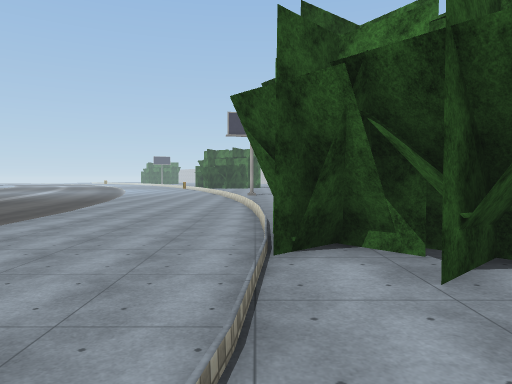
View 1 (above)

21 first-person views from a walk through a Unity game level. The camera is 1.5 m above the floor, tilts 2° down and sees 70° across. The floor is counted in squares, 2 m on a side. Each view is taken from the middle of a square. On the plan, view 1 faces up. The plan holds only what a view shows up to about 11 squares ahead; the rest is blank. The place goes on beyond the plan. The player character is not drawn. Some surface patterns are stand-ins.

View 2
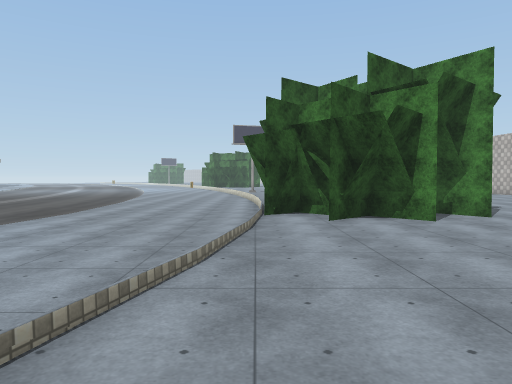

View 3
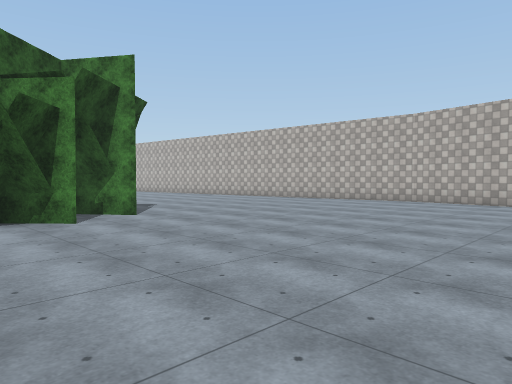

View 4
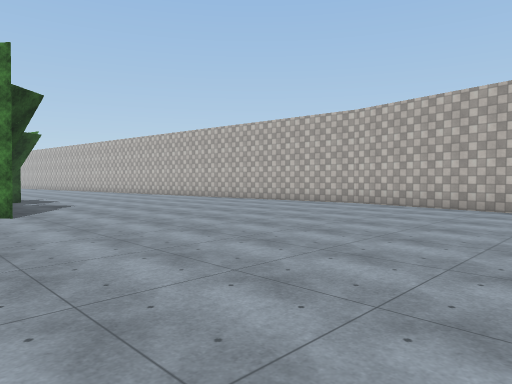

View 5
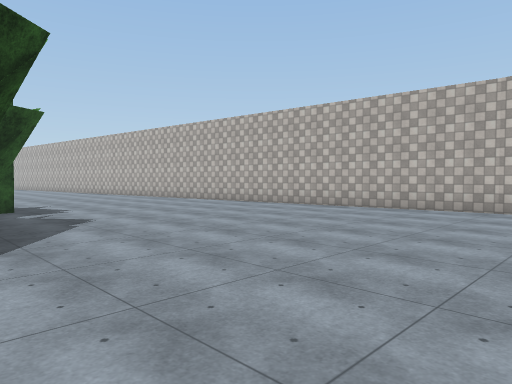

View 6
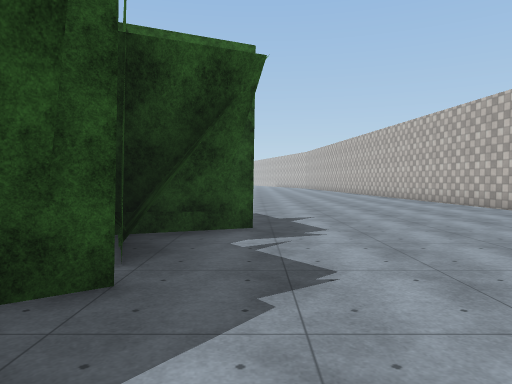

View 7
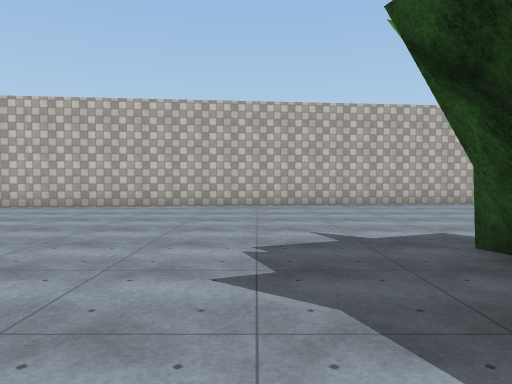

View 8
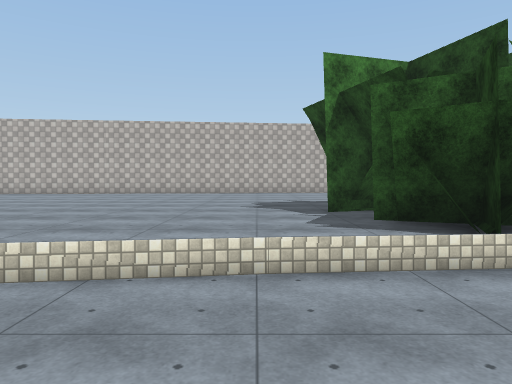

View 9
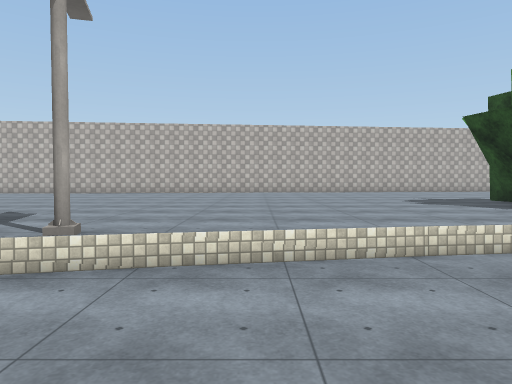

View 10
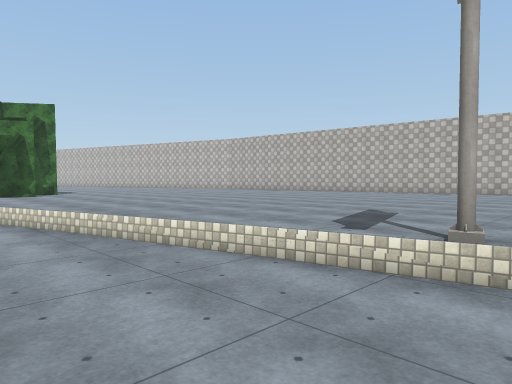

View 11
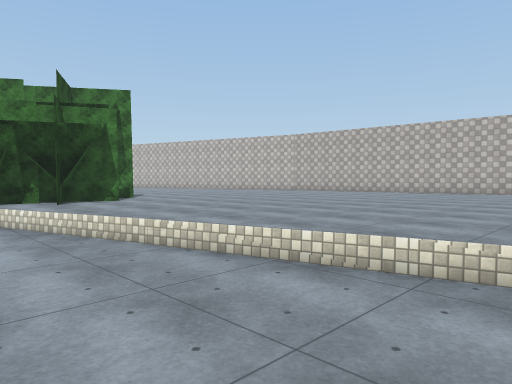

View 12
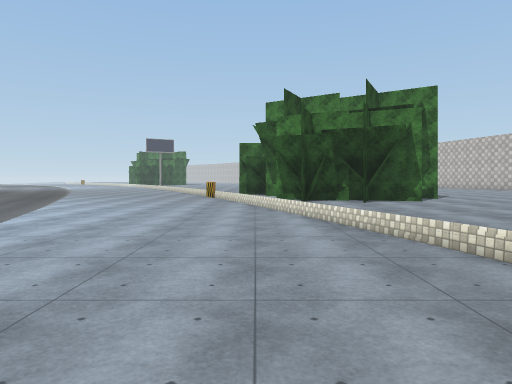

View 13
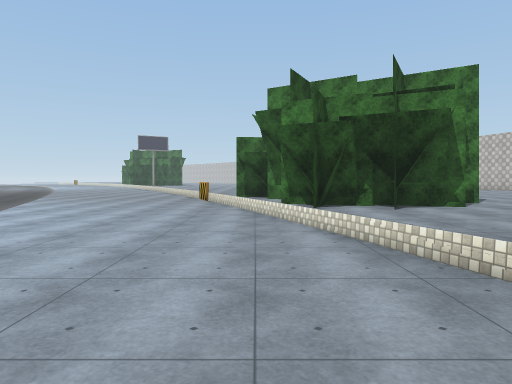

View 14
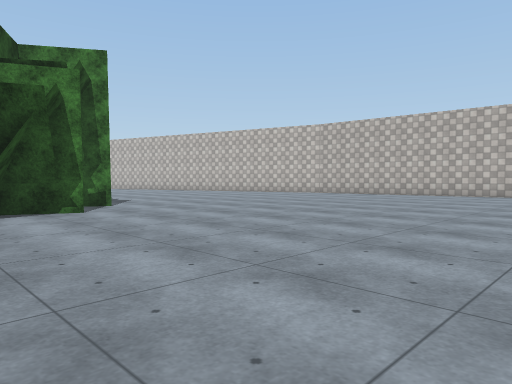

View 15
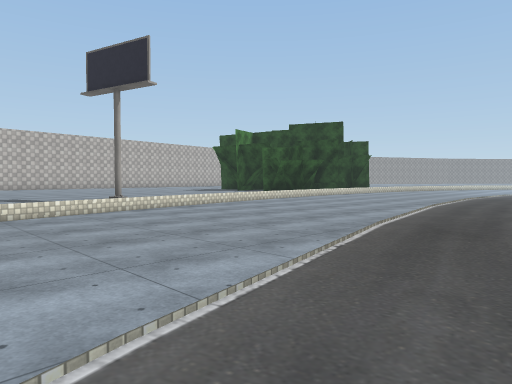

View 16
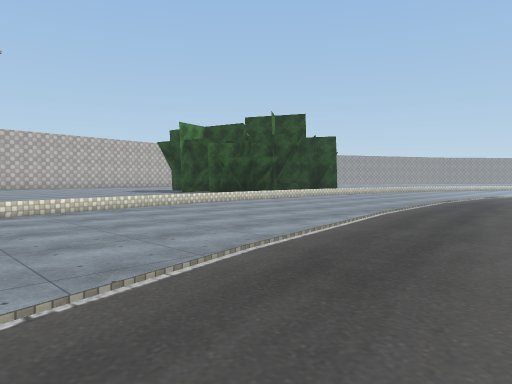

View 17
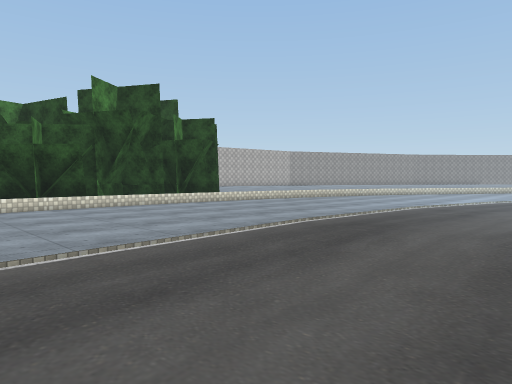

View 18
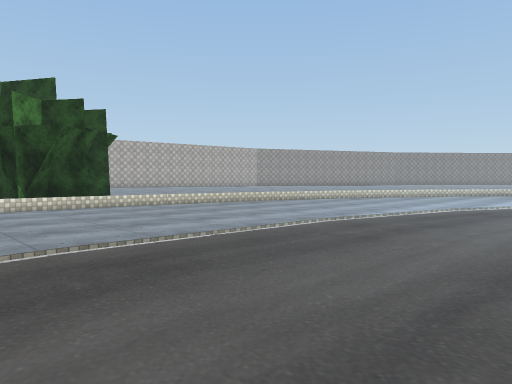

View 19
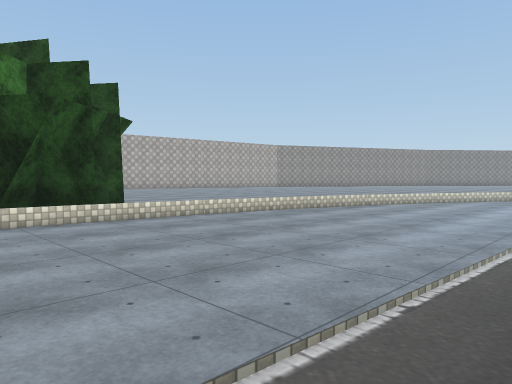

View 20
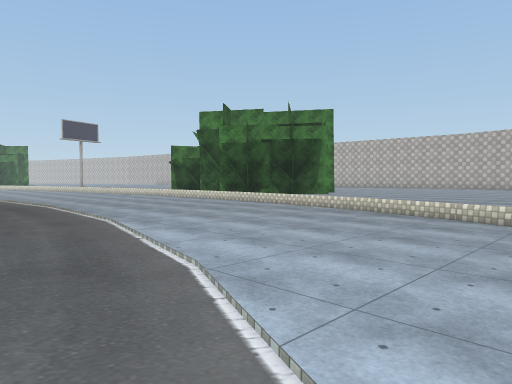

View 21
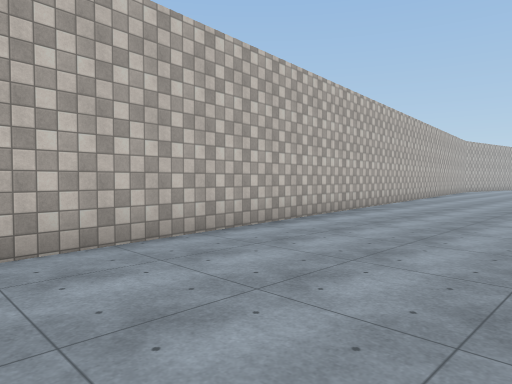

### Floor plan
Key: @ floor where view 1 was taken; # wall or solid block; . main floor; - floor 0.25 m lower than the main floor; _ floor 0.5 m lower than the main floor; / step, stairs or slope; = window, fence, low wall or low ledge; O other object.
Columns run from 9 left of view 1 to 13 right of it. Each row starts with its distance up from view 1.
 33 ---=OOO
 32 ----#OOOO ...
 31 ----=#   O....
 30 ----=OOOO......
 29 -----..O........
 28 -----/...........
 27 -----=............
 26 ------.............
 25 _-----/............
 24  -----=.............
 23   -----.............#
 22   -----.............#
 21 __-----=............#
 20 __-----=............#
 19 __------............#
 18 ___-----............ #
 17 ___-----=O...........#
 16 ___------............#
 15 ___-----=............#
 14  ___-----............#
 13  ___-----............#
 12  ___-----/...........#
 11 ____-----=...........#
 10 ____-----/...O.......#
  9 ____-----=OO OOO.....#
  8 ____------OO OO...... #
  7 ____------#OOOO.......#
  6 _____----=OO OO.......#
  5 ____-----#O#OO#.......#
  4 ____-----#OOOO........#
  3  ___------.OO ........#
  2  ___-----=............#
  1  ___-----/............#
  0  ___-----@............#
 -1  ___-----.............#
 -2  __-----=.............#
 -3  __-----/.............#
 -4  __----- ............
 -5  _-----=    ....

Positions as (right, up) in squares from view 1, and headings:
1: (0, 0), facing up
2: (0, -4), facing up
3: (1, -4), facing up-right
4: (3, -5), facing up-right
5: (4, -1), facing up-right
6: (6, 3), facing up
7: (2, 11), facing right
8: (-3, 11), facing right
9: (-4, 15), facing right
10: (-4, 16), facing up-right
11: (-5, 20), facing up-right
12: (-5, 20), facing up
13: (-5, 22), facing up
14: (-3, 23), facing up-right
15: (-9, 21), facing down-right
16: (-9, 18), facing down-right
17: (-9, 11), facing down-right
18: (-9, 7), facing down-right
19: (-6, 6), facing down-right
20: (-8, -5), facing up-right
21: (7, 24), facing down-right
